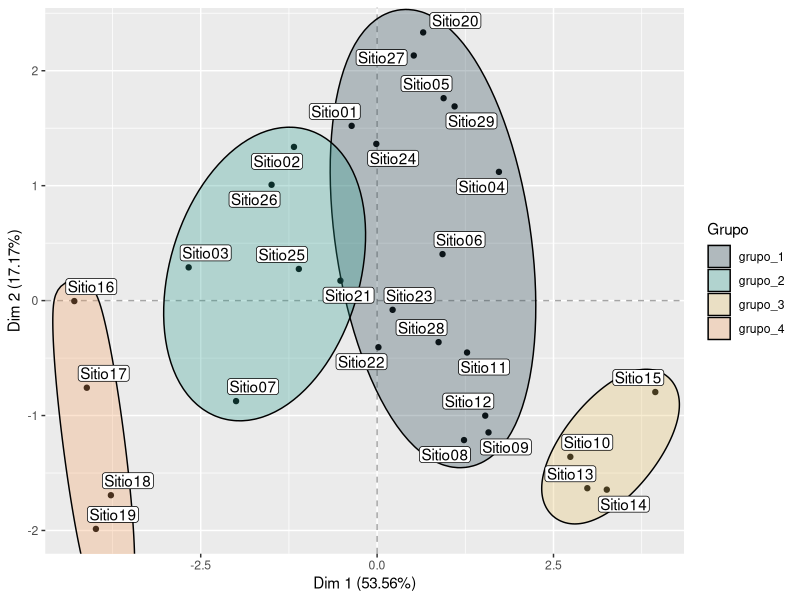
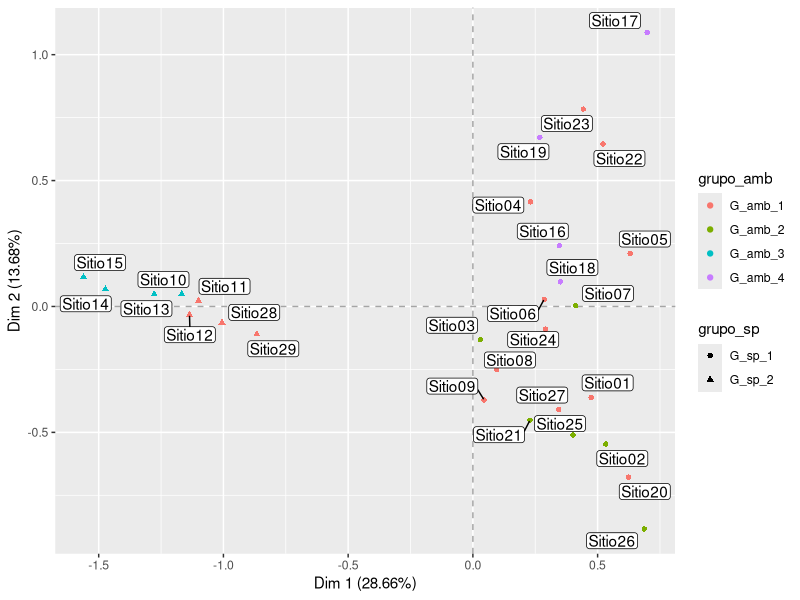
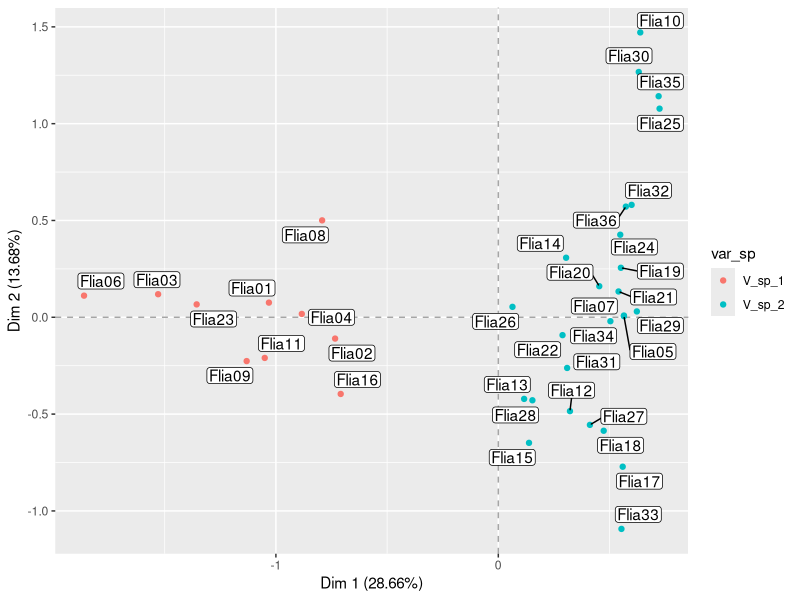
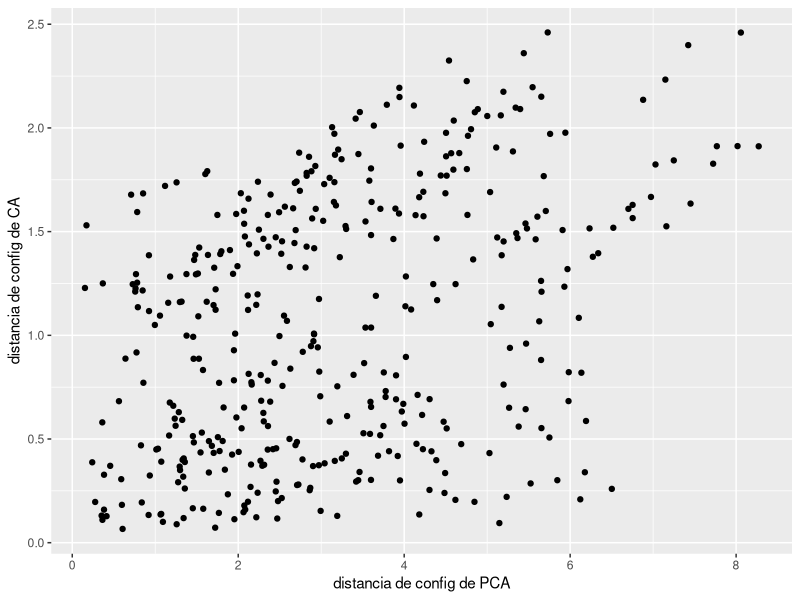
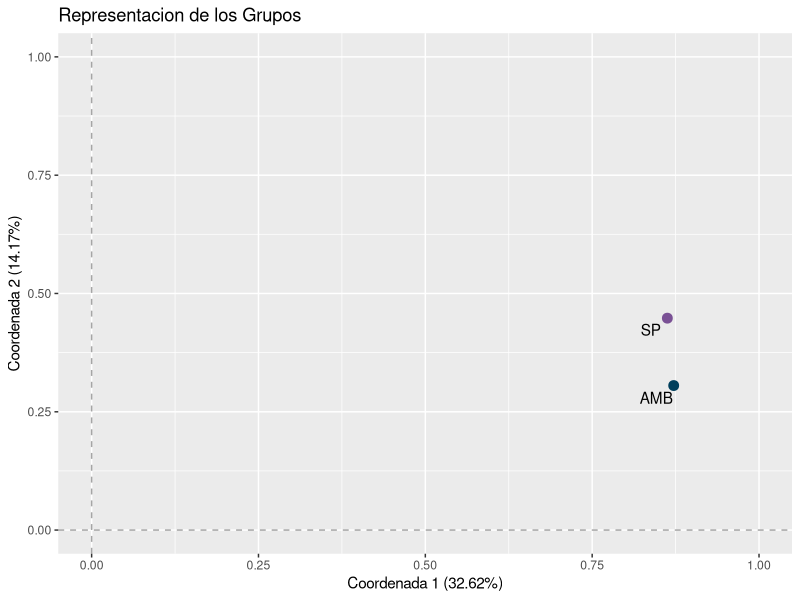
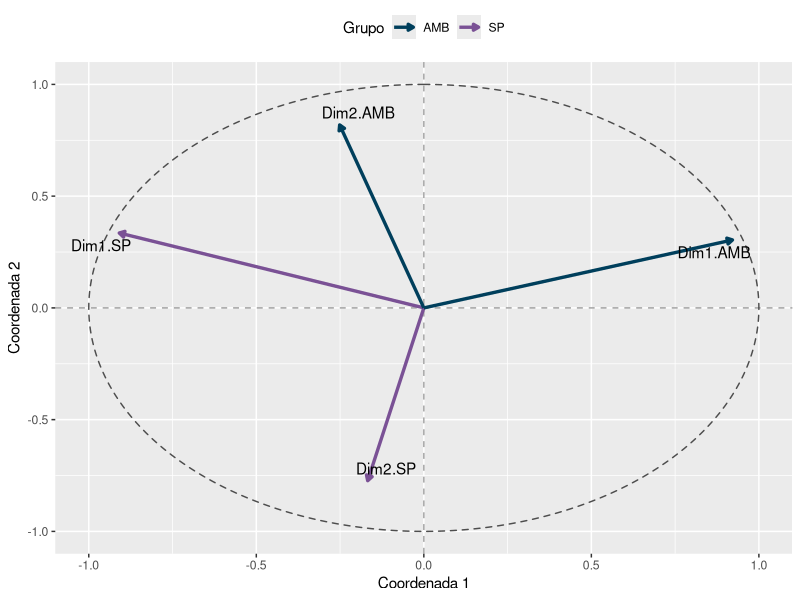
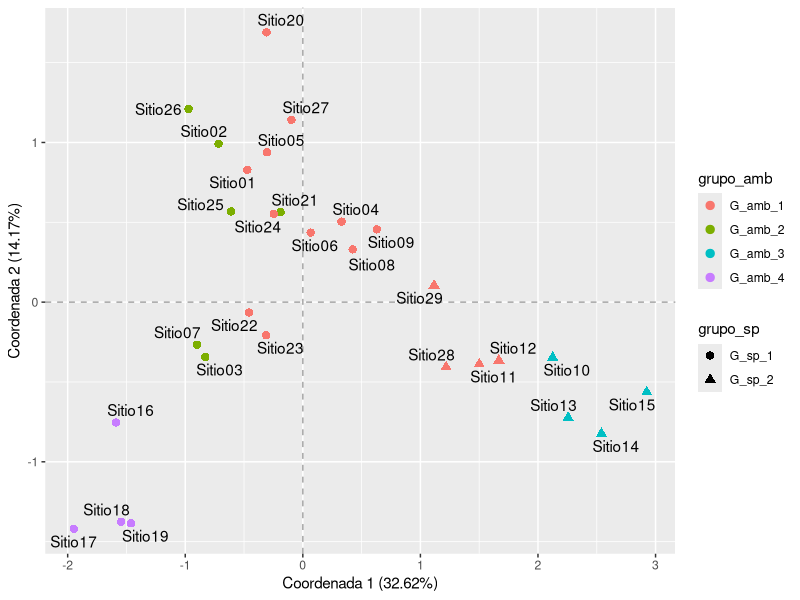
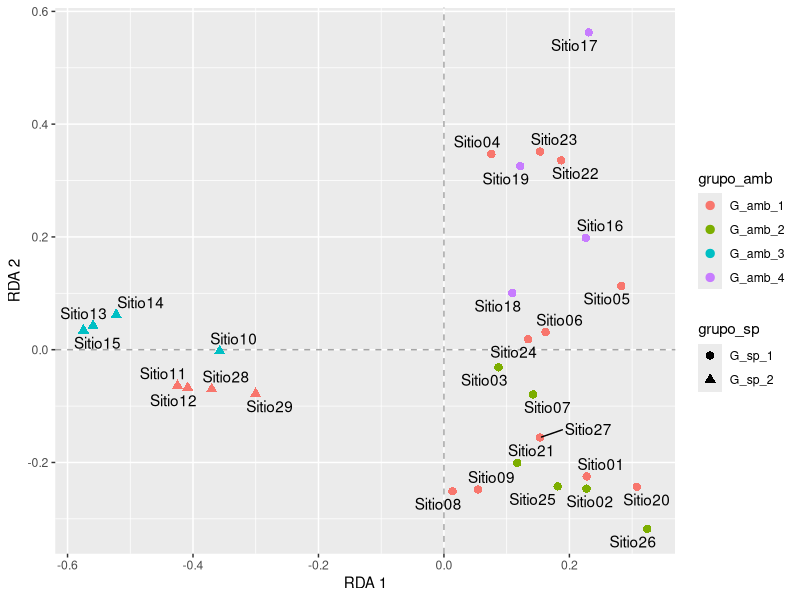

These figures' R source, in order:
## ---- chunk 1
knitr::opts_chunk$set(
  echo = FALSE, message = FALSE, warning = FALSE, fig.align = "center",
  fig.pos = "H", out.extra = "", fig.height = 3.5, fig.width = 5
)
colores <- c("#003f5c", "#7a5195", "#ef5675", "#ffa600")
## ---- chunk 2

#library(devtools)
#install_github("thibautjombart/adegenet")
# 
#library(cluster)
library(FactoMineR)
library(ggplot2)
library(ggrepel)
library(ggforce)
library(vegan)
library(kableExtra)
#source(here::here("src", "utils.R"))

## ---- chunk 3
LACAR <- read.csv2(
  here::here("data", "raw", "LACAR.csv"),
  row.names = 1
)
X<-LACAR[,2:10]
Y<-LACAR[,11:46]

## ---- chunk 4
ca_y <- CA(Y,graph=F)
pca_x <- PCA(X,graph=F) 
## ---- chunk 5
x_breaks <- c(-0.2, 0)
y_breaks <- c(0)

df <- data.frame(pca_x$ind$coord[,1:2])
colnames(df) <- c("X1", "X2")

grupos <- cutree(hclust(dist(df), method = "average"),4)
df$grupo <- grupos
df$grupo <- paste("grupo",df$grupo , sep="_")

df$sitio <- rownames(Y)
df$cuenca <- paste("grupo",LACAR$cuenca , sep="_")


ggplot(df) + 
  geom_vline(xintercept = 0, linetype = "dashed", color = "gray30", alpha = 0.5) + 
  geom_hline(yintercept = 0, linetype = "dashed", color = "gray30", alpha = 0.5) +
  geom_point(aes(x=X1, y=X2)) +  
  geom_mark_ellipse(aes(x=X1, y=X2, fill = grupo)) +
  geom_label_repel(
    aes(X1, X2, label = sitio), 
    label.padding = 0.1, 
    max.overlaps = 30
  ) +
  scale_fill_manual(
    values = c("#264653", "#2A9D8F", "#E9C46A", "#F4A261", "#E76F51")
  ) + 
  labs(
    x = "Dim 1 (53.56%)",
    y = "Dim 2 (17.17%)",
    fill = "Grupo"
  )
## ---- chunk 6
x_breaks <- c(-0.2, 0)
y_breaks <- c(0)

df <- data.frame(ca_y$row$coord[,1:2])
colnames(df) <- c("X1", "X2")

grupo_2 <-  cutree(hclust(dist(df), method = "average"),2)
df$grupo_sp <-  grupo_2
df$grupo_sp <- paste("G_sp",df$grupo_sp , sep="_")


df$grupo_amb <-  grupos
df$grupo_amb <- paste("G_amb",df$grupo_amb , sep="_")

df$sitio <- rownames(Y)

df$cuenca <- paste("grupo",LACAR$cuenca , sep="_")



ggplot(df) + 
  geom_vline(xintercept = 0, linetype = "dashed", color = "gray30", alpha = 0.5) + 
  geom_hline(yintercept = 0, linetype = "dashed", color = "gray30", alpha = 0.5) +
  geom_point(aes(x=X1, y=X2, color = grupo_amb, pch=grupo_sp)) +  
  geom_label_repel(
    aes(X1, X2, label = sitio), 
    label.padding = 0.1, 
    max.overlaps = 30
  ) +
  scale_fill_manual(
    values = c("#264653", "#2A9D8F", "#E9C46A", "#F4A261", "#E76F51")
  ) + 
  labs(
    x = "Dim 1 (28.66%)",
    y = "Dim 2 (13.68%)",
    fill = "Grupo"
  )
## ---- chunk 7
x_breaks <- c(-0.2, 0)
y_breaks <- c(0)

df <- data.frame(ca_y$col$coord[,1:2])
colnames(df) <- c("X1", "X2")

grupo_3 <-  cutree(hclust(dist(df), method = "average"),2)
df$var_sp <-  grupo_3
df$var_sp <- paste("V_sp",df$var_sp , sep="_")

df$sitio <- colnames(Y)




ggplot(df) + 
  geom_vline(xintercept = 0, linetype = "dashed", color = "gray30", alpha = 0.5) + 
  geom_hline(yintercept = 0, linetype = "dashed", color = "gray30", alpha = 0.5) +
  geom_point(aes(x=X1, y=X2, color = var_sp)) +  
  geom_label_repel(
    aes(X1, X2, label = sitio), 
    label.padding = 0.1, 
    max.overlaps = 30
  ) +
  scale_fill_manual(
    values = c("#264653", "#2A9D8F", "#E9C46A", "#F4A261", "#E76F51")
  ) + 
  labs(
    x = "Dim 1 (28.66%)",
    y = "Dim 2 (13.68%)",
    fill = "Grupo"
  )
## ---- chunk 8
dist_ca_y <- dist(ca_y$row$coord[,1:2])
dist_pca_x <- dist(pca_x$ind$coord[,1:2])

## ---- chunk 9
cor(dist_pca_x, dist_ca_y)
## ---- chunk 10
ggplot(data.frame("x"=c(dist_pca_x), "y"=c(dist_ca_y))) + 
  geom_point(aes(x,y)) + 
  xlab("distancia de config de PCA") +
  ylab("distancia de config de CA")
## ---- chunk 11
yx <- cbind(Y,X)

mfa <- MFA(yx, group = c(36,9), type = c("f", "s"), ncp = 2,
                name.group = c("SP","AMB"), graph = F)

## ---- chunk 12
kable(
  mfa$group$RV,
  digits = 3,
  align = "c",
  format = "latex",
  caption = "Coeficiente RV"
) %>%
  kable_styling(font_size = 10, latex_options = "HOLD_position") %>%
  kable_classic_2()
## ---- chunk 13
mfa_groups_data <- as.data.frame(mfa$group$coord)[, 1:2]
mfa_groups_data$temporada <- rownames(mfa_groups_data)
rownames(mfa_groups_data) = NULL
colnames(mfa_groups_data) = c("x", "y", "temporada")

ggplot(mfa_groups_data, aes(x, y)) +
  geom_hline(yintercept = 0, linetype = "dashed", color = "gray30", alpha = 0.5) +
  geom_vline(xintercept = 0, linetype = "dashed", color = "gray30", alpha = 0.5) +
  geom_point(aes(color = temporada), size = 3) + 
  geom_text_repel(aes(label = temporada)) + 
  scale_color_manual(values = colores, guide = FALSE) + 
  labs(
    x = "Coordenada 1 (32.62%)",
    y = "Coordenada 2 (14.17%)",
    title = "Representacion de los Grupos"
  ) +
  lims(x = c(0, 1), y = c(0, 1))
## ---- chunk 14
mfa_partial_axes_data <- as.data.frame(mfa$partial.axes$coord)
colnames(mfa_partial_axes_data) <- c("x1", "y1")
mfa_partial_axes_data$x0 <- 0
mfa_partial_axes_data$y0 <- 0
mfa_partial_axes_data$etiqueta <- rownames(mfa_partial_axes_data)
color <- strsplit(rownames(mfa_partial_axes_data), ".", fixed = TRUE)
mfa_partial_axes_data$grupo <- sapply(color, `[[`, 2)

ggplot(mfa_partial_axes_data) + 
    geom_vline(xintercept = 0, linetype = "dashed", color = "gray30", alpha = 0.5) + 
    geom_hline(yintercept = 0, linetype = "dashed", color = "gray30", alpha = 0.5) +
    geom_circle(
      aes(x0 = x, y0 = y, r = r), 
      linetype = "dashed", color = "gray30", alpha = 0.5,
      data = data.frame(x = 0, y = 0, r = 1)
    ) + 
    geom_segment(
      aes(x = x0, y = y0, xend = x1, yend = y1, color = grupo),
      arrow = arrow(length = unit(0.15, "cm"), type ="closed"),
      size = 1.15
    ) + 
    geom_text_repel(
      aes(x1, y1, label = etiqueta)
    ) + 
    scale_color_manual(values = colores) + 
    lims(x = c(-1, 1), y = c(-1, 1)) + 
    labs(x = "Coordenada 1", y = "Coordenada 2", color = "Grupo") + 
    theme(legend.position = "top")
## ---- chunk 15
mfa_ind_data <- as.data.frame(mfa$ind$coord)
mfa_ind_data$etiqueta <- rownames(mfa_ind_data)

mfa_ind_data$grupo_amb <-  grupos
mfa_ind_data$grupo_amb <- paste("G_amb",mfa_ind_data$grupo_amb , sep="_")
mfa_ind_data$grupo_sp <-  grupo_2
mfa_ind_data$grupo_sp <- paste("G_sp",mfa_ind_data$grupo_sp , sep="_")



ggplot(mfa_ind_data, aes(Dim.1, Dim.2,grupo_sp, grupo_amb)) + 
  geom_vline(xintercept = 0, linetype = "dashed", color = "gray30", alpha = 0.5) + 
  geom_hline(yintercept = 0, linetype = "dashed", color = "gray30", alpha = 0.5) +
  geom_point(size = 2.5, aes(Dim.1, Dim.2,color =grupo_amb,pch=grupo_sp)) +
  geom_text_repel(aes(label = etiqueta))   +
  labs(    
      x = "Coordenada 1 (32.62%)",
      y = "Coordenada 2 (14.17%)"
      )
## ---- chunk 16
stdY <- decostand(Y, method = "hellinger")
stdX <- decostand(X, method = "standardize")

rda_ <- rda(stdY~.,data=stdX)

rda_

## ---- chunk 17
RsquareAdj(rda_)
## ---- chunk 18
anova(rda_, permutations=1000) # significancia del modelo
## ---- chunk 19
anova(rda_, by='margin', permutations=1000) # significancia var ambientales
## ---- chunk 20
anova(rda_, by='axis', permutations=1000) # significancia d
## ---- chunk 21

ind_data <- read.csv(here::here("doc", "tp3","aux_parte_8", "rda_sites.csv"))

ind_data$etiqueta <- rownames(Y)

ind_data$grupo_amb <-  grupos
ind_data$grupo_amb <- paste("G_amb",ind_data$grupo_amb , sep="_")
ind_data$grupo_sp <-  grupo_2
ind_data$grupo_sp <- paste("G_sp",ind_data$grupo_sp , sep="_")

ggplot(ind_data, aes(RDA1, RDA2,grupo_sp, grupo_amb)) + 
  geom_vline(xintercept = 0, linetype = "dashed", color = "gray30", alpha = 0.5) + 
  geom_hline(yintercept = 0, linetype = "dashed", color = "gray30", alpha = 0.5) +
  geom_point(size = 2.5, aes(RDA1, RDA2,color =grupo_amb,pch=grupo_sp)) +
  geom_text_repel(aes(label = etiqueta))   +
  labs(    
      x = "RDA 1",
      y = "RDA 2"
      )


## ---- chunk 22

ind_data <- read.csv(here::here("doc", "tp3","aux_parte_8", "rda_sites.csv"))

ind_data$etiqueta <- rownames(Y)

ind_data$cuenca <- paste("G_sp",LACAR$cuenca , sep="_")


ggplot(ind_data, aes(RDA1, RDA2,cuenca)) + 
  geom_vline(xintercept = 0, linetype = "dashed", color = "gray30", alpha = 0.5) + 
  geom_hline(yintercept = 0, linetype = "dashed", color = "gray30", alpha = 0.5) +
  geom_point(size = 2.5, aes(RDA1, RDA2,color =cuenca)) +
  geom_text_repel(aes(label = etiqueta))   +
  labs(    
      x = "RDA 1",
      y = "RDA 2"
      )


## ---- chunk 23
decorana(Y)
## ---- chunk 24
cca_ <- cca(stdY~.,data=stdX)
cca_
## ---- chunk 25

ind_data <- read.csv(here::here("doc", "tp3","aux_parte_8", "cca_sites.csv"))

ind_data$etiqueta <- rownames(Y)

ind_data$grupo_amb <-  grupos
ind_data$grupo_amb <- paste("G_amb",ind_data$grupo_amb , sep="_")
ind_data$grupo_sp <-  grupo_2
ind_data$grupo_sp <- paste("G_sp",ind_data$grupo_sp , sep="_")

ggplot(ind_data, aes(CCA1, CCA2,grupo_sp, grupo_amb)) + 
  geom_vline(xintercept = 0, linetype = "dashed", color = "gray30", alpha = 0.5) + 
  geom_hline(yintercept = 0, linetype = "dashed", color = "gray30", alpha = 0.5) +
  geom_point(size = 2.5, aes(CCA1, CCA2,color =grupo_amb,pch=grupo_sp)) +
  geom_text_repel(aes(label = etiqueta))   +
  labs(    
      x = "CCA1",
      y = "CCA2"
      )
